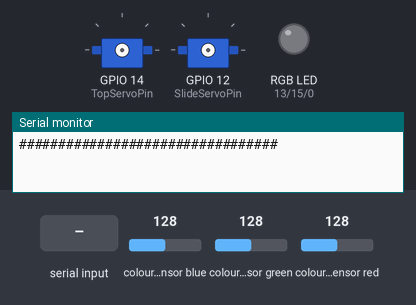
The sketch below on a simulated ESP8266 (NodeMCU). Shown: 2 × servo, an RGB LED mixed from three pins (HIGH = lit), the last lines printed to the serial monitor. The inputs (shaded band) are chosen by the test bench; at power-on: colour sensor blue 128, colour sensor green 128, colour sensor red 128.

Above: at 1.4 s.
1.5 s: "s\n" received over Serial
At 3.2 s:
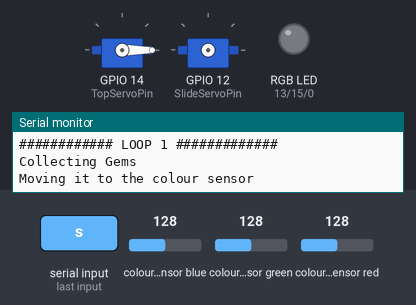
7.5 s: colour sensor blue set to 116
At 10.9 s:
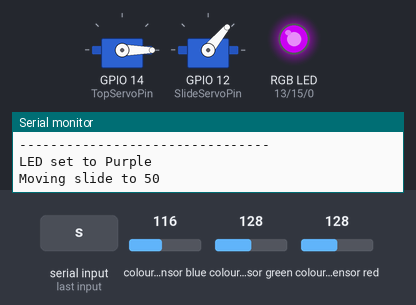
13.5 s: colour sensor green set to 136
At 19.4 s:
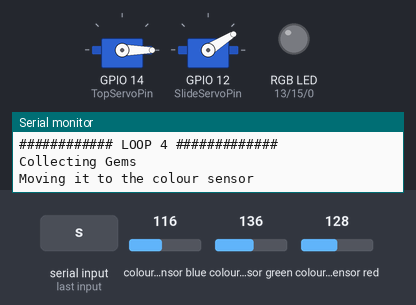
19.5 s: colour sensor red set to 205
22.5 s: colour sensor red set to 211
24.0 s: colour sensor blue set to 5
At 28.7 s:
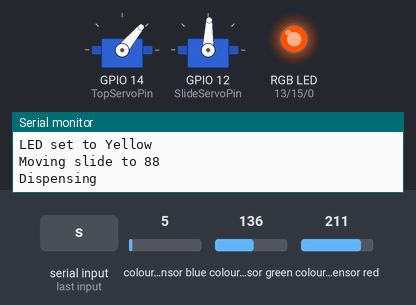
Timing chart, 0 to 30.7 s (numbered marks = the images above; inputs shaded):
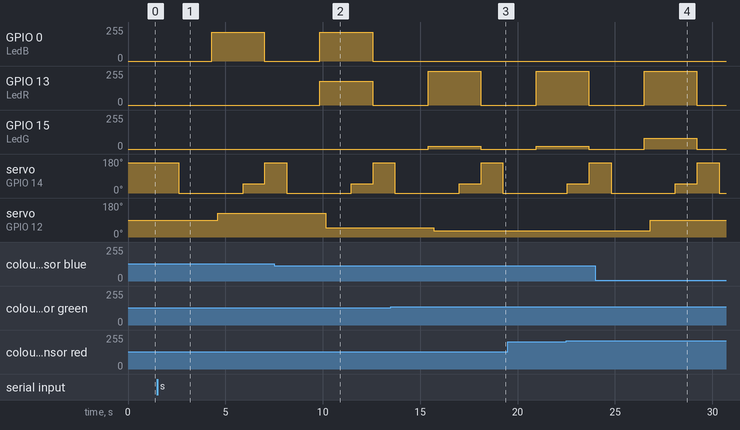

Measured:
- the behaviour switches between 121 and 120 on colour sensor blue (found by bisection; images 1 and 2)
- the behaviour switches between 131 and 132 on colour sensor green (found by bisection; images 2 and 3)
- after the input at 1.5 s, GPIO 0 (LedB): 0/255 → 216/255 after 2.8 s, → 0/255 2.7 s later; servo on GPIO 14 (TopServoPin): 160° → 0° after 1.1 s, → 50° 3.3 s later, → 160° 1.1 s later; servo on GPIO 12 (SlideServoPin): 90° → 126° after 3.1 s
- after the input at 7.5 s, GPIO 13 (LedR): 0/255 → 180/255 after 2.4 s, → 0/255 2.7 s later; servo on GPIO 12 (SlideServoPin): 126° → 50° after 2.7 s
- after the input at 13.5 s, GPIO 0 (LedB): stays 0/255 (without the input it goes to 216/255 after 1.9 s); GPIO 15 (LedG): 0/255 → 22/255 after 1.9 s, → 0/255 2.7 s later; servo on GPIO 12 (SlideServoPin): 50° → 32° after 2.2 s
- after the input at 24.0 s, GPIO 15 (LedG): 0/255 → 82/255 after 2.5 s, → 0/255 2.7 s later; servo on GPIO 12 (SlideServoPin): 32° → 88° after 2.8 s

The sketch:

sorter_rgb_led.ino
```cpp
//************* HEADER FILES *****************
#include <Adafruit_TCS34725.h>
#include <Servo.h>
#include <Wire.h>
//********************************************

//*************** PIN SETUP ******************
// I2C colour sensor pins
#define SDA_PIN 5 // D1 - Blue
#define SCL_PIN 4 // D2 - Green
// Servo pins
#define TopServoPin 14   // D5 - Yellow
#define SlideServoPin 12 // D6 - Purple
// Led Pins
#define LedR 13 // D7
#define LedG 15 // D8
#define LedB 0  // D3
//********************************************

//************* TUNING PARAMETERS ************
// LED output channel balance (tune to match your specific LED hardware)
// Red and Green LEDs naturally have lower forward voltages than Blue,
// making them much brighter at 3.3V. This scales them down to match.
const float LED_SCALE_R = 1.00f;
const float LED_SCALE_G = 0.55f;
const float LED_SCALE_B = 0.85f;
//********************************************

//************* COLOUR STRUCT ****************
// Structure to store colour names, RGB values & slide angle
struct Color {
  const char *name;
  uint16_t r, g, b;
  int angle;
};
//********************************************

//************* COLOUR VALUES ****************
// Table to compare sensed colour values
Color colors[] = {{"Pink", 255, 148, 145, 146},  {"Blue", 144, 237, 255, 128},
                  {"Green", 199, 255, 111, 110}, {"Yellow", 255, 215, 81, 90},
                  {"Red", 255, 109, 91, 70},     {"Purple", 255, 156, 185, 52},
                  {"Orange", 255, 184, 145, 34}, {"Blank", 255, 171, 125, -1}};
//********************************************

//************* LED COLOUR STRUCT ************
// Structure to store LED display colour values
struct LedColor {
  const char *name;
  uint8_t r, g, b;
};
//********************************************

//*********** LED COLOUR VALUES **************
// Deep saturated colours for RGB LED display
LedColor ledColors[] = {{"Pink", 255, 0, 40},  {"Blue", 0, 0, 255},
                        {"Green", 0, 255, 0},  {"Yellow", 255, 150, 0},
                        {"Red", 255, 0, 0},    {"Purple", 180, 0, 255},
                        {"Orange", 255, 40, 0}};
//********************************************

//************ SERVO OFFSETS *****************
// Adjust these offsets to fine-tune servo alignment
short int TopServoOffset = 0;
short int SlideServoOffset = -2;
//********************************************

//************ TIMING PARAMETERS *************
int collectDelay = 800;
int moveDelay = 1000;
int dispenseDelay = 800;
int slideDelay = 1000;
int stepDelay = 300;
//********************************************

//************* INITIALISING *****************
// Top servo instance
Servo TopServo;
// Slide servo instance
Servo SlideServo;
// Colour sensor instance
Adafruit_TCS34725 tcs =
    Adafruit_TCS34725(TCS34725_INTEGRATIONTIME_300MS, TCS34725_GAIN_1X);
//********************************************

//****** CALCULATE COLOUR DISTANCE FN ********
float calculateDistance(uint16_t r1, uint16_t g1, uint16_t b1, uint16_t r2,
                        uint16_t g2, uint16_t b2) {
  return sqrt(sq((float)r2 - r1) + sq((float)g2 - g1) + sq((float)b2 - b1));
}
//********************************************

//************ COLLECT GEMS FN ***************
void CollectGems() {
  TopServo.attach(TopServoPin, 544, 2400);
  TopServo.write(160 + TopServoOffset);
  Serial.println("Collecting Gems");
  delay(collectDelay);
  TopServo.detach();
}
//********************************************

//********* MOVE GEMS TO SENSOR FN ***********
void MoveToColorSensor() {
  TopServo.attach(TopServoPin, 544, 2400);
  TopServo.write(TopServoOffset);
  Serial.println("Moving it to the colour sensor");
  delay(moveDelay);
  TopServo.detach();
}
//********************************************

//*********** DISPENSE GEMS FN ***************
void DispenseGems() {
  TopServo.attach(TopServoPin, 544, 2400);
  TopServo.write(50 + TopServoOffset);
  Serial.println("Dispensing");
  delay(dispenseDelay);
  TopServo.detach();
}
//********************************************

//************* SENSE COLOUR FN **************
// Senses the colour and returns the colour name
const char *SenseColour() {
  Serial.println("Sensing Colour");

  uint16_t r, g, b, c;

  // Reading color data from the sensor
  tcs.getRawData(&r, &g, &b, &c);

  // Check for I2C lockup / power brownout (sensor returns all 1s = 65535)
  if (r == 65535 && g == 65535 && b == 65535) {
    Serial.println("Sensor glitch detected! Re-initializing I2C...");
    tcs.begin();
    return "Blank"; // Return Blank on error
  }

  // Normalize RGB values (scale to 255 based on the highest value)
  uint16_t maxVal = max(r, max(g, b));
  uint16_t normR = (maxVal > 0) ? (r * 255 / maxVal) : 0;
  uint16_t normG = (maxVal > 0) ? (g * 255 / maxVal) : 0;
  uint16_t normB = (maxVal > 0) ? (b * 255 / maxVal) : 0;

  // Clamp normalized values to 0–255
  normR = min(normR, (uint16_t)255);
  normG = min(normG, (uint16_t)255);
  normB = min(normB, (uint16_t)255);

  // Determine the closest color
  float minDistance = 1e6; // Large number for initialization
  const char *closestColor = "Unknown";
  int colorAngle = -1; // Default value if no match found

  for (const Color &color : colors) {
    float distance =
        calculateDistance(normR, normG, normB, color.r, color.g, color.b);
    if (distance < minDistance) {
      minDistance = distance;
      closestColor = color.name;
      colorAngle = color.angle;
    }
  }
  Serial.println("--------------------------------");
  Serial.print("Red: ");
  Serial.print(normR);
  Serial.print(" Green: ");
  Serial.print(normG);
  Serial.print(" Blue: ");
  Serial.println(normB);

  // Print the closest color
  if (colorAngle >= 0) {
    Serial.print("Colour is ");
    Serial.println(closestColor);
    Serial.println("--------------------------------");
  } else {
    Serial.println("--------------------------------");
    Serial.println("No candy detected!");
  }

  return closestColor; // Return the colour name
}
//********************************************

//******* GET COLOUR ANGLE FN ****************
// Returns the slide angle for a given colour name
int GetColorAngle(const char *colorName) {
  for (Color color : colors) {
    if (strcmp(color.name, colorName) == 0) {
      return color.angle;
    }
  }
  return -1;
}
//********************************************

//******** MOVE SLIDE TO ANGLE FN ************
void MoveSlideTo(int angle) {
  if (angle >= 0) {
    SlideServo.attach(SlideServoPin, 544, 2400);
    Serial.print("Moving slide to ");
    Serial.println(angle + SlideServoOffset);
    SlideServo.write(angle + SlideServoOffset);
    delay(slideDelay);
    SlideServo.detach();
  }
}
//********************************************

//*********** CALIBRATE SERVOS FN ************
void CalibrateServos() {
  Serial.println("######## Calibrate Servos #######");

  Serial.print("Moving top servo to 60° + ");
  Serial.print(TopServoOffset);
  Serial.println("° offset");
  TopServo.attach(TopServoPin, 544, 2400);
  TopServo.write(40 + TopServoOffset);
  delay(500);
  TopServo.write(80 + TopServoOffset);
  delay(500);
  TopServo.write(60 + TopServoOffset);
  delay(500);

  Serial.print("Moving slide servo to 90° + ");
  Serial.print(SlideServoOffset);
  Serial.println("° offset");
  SlideServo.attach(SlideServoPin, 544, 2400);
  SlideServo.write(70 + SlideServoOffset);
  delay(500);
  SlideServo.write(110 + SlideServoOffset);
  delay(500);
  SlideServo.write(90 + SlideServoOffset);

  delay(3000);
  SlideServo.detach();
  TopServo.detach();

  Serial.println("Servo calibration complete!");
  Serial.println("#################################");
  Serial.println(" ");
  Serial.println(" ");
}
//********************************************

//************** PRINT MENU FN ***************
void PrintMenu() {
  Serial.println("############# Menu ##############");
  Serial.println("Press 'S' to start sorting");
  Serial.println("Press 'C' to calibrate the servos");
  Serial.println("Press 'R' to read the colour");
  Serial.println("#################################");
  Serial.println(" ");
  Serial.println(" ");
}
//********************************************

//****************** SET LED FN **************
// Writes a colour to the RGB LED via PWM.
// analogWriteRange(255) is called in setup(), so r/g/b map directly.
// LED_SCALE constants are applied here to balance hardware brightness.
void SetLED(uint8_t r, uint8_t g, uint8_t b) {
  uint8_t rScaled = (uint8_t)min(r * LED_SCALE_R, 255.0f);
  uint8_t gScaled = (uint8_t)min(g * LED_SCALE_G, 255.0f);
  uint8_t bScaled = (uint8_t)min(b * LED_SCALE_B, 255.0f);

  analogWrite(LedR, rScaled);
  analogWrite(LedG, gScaled);
  analogWrite(LedB, bScaled);
}
//********************************************

//************** SET LED COLOR ***************
// Accepts the colour name and drives the RGB LED
void SetLedTo(const char *colorName) {
  for (LedColor lc : ledColors) {
    if (strcmp(lc.name, colorName) == 0) {
      SetLED(lc.r, lc.g, lc.b);
      Serial.print("LED set to ");
      Serial.println(lc.name);
      return;
    }
  }
  // If no match found, turn off the LED
  ClearLed();
}
//********************************************

//**************** CLEAR LED *****************
// Turns off the RGB LED
void ClearLed() {
  SetLED(0, 0, 0);
  Serial.println("LED cleared");
}
//********************************************

//************ ANIMATE EMPTY LED *************
// Flashes LED red to indicate empty tray
void AnimateEmpty() {
  Serial.println("Flashing red!");
  for (int i = 0; i < 5; i++) {
    SetLED(255, 0, 0);
    delay(500);
    SetLED(0, 0, 0);
    delay(500);
  }
}
//********************************************

//************** SETUP FUNCTION **************
void setup() {

  //***************SERIAL SETUP **************
  // Starting serial communication
  Serial.begin(9600);
  Serial.println("\n");
  //******************************************

  //************** LED PIN SETUP **************
  // Setting LED pins as outputs
  analogWriteRange(255); // Lock PWM to 0–255 on all ESP8266 core versions
  pinMode(LedR, OUTPUT);
  pinMode(LedG, OUTPUT);
  pinMode(LedB, OUTPUT);
  SetLED(0, 0, 0);
  //******************************************

  //*********** COLOUR SENSOR SETUP **********
  Serial.println("###### Colour Sensor Setup ######");
  Wire.begin(SDA_PIN, SCL_PIN);

  if (tcs.begin()) {
    Serial.println("Colour sensor initialized!");
  } else {
    Serial.println("Error, check your connections!");
  }
  Serial.println("#################################");
  Serial.println(" ");
  Serial.println(" ");

  tcs.setInterrupt(false);
  //*****************************************

  // Menu
  PrintMenu();
}
//*******************************************

//************** LOOP FUNCTION **************
void loop() {
  if (Serial.available()) {
    String input = Serial.readStringUntil('\n');
    input.trim();

    if (input.equalsIgnoreCase("s")) {
      const char *colorName = "";
      int angle = 0;
      unsigned int count = 0;
      do {
        count++;
        Serial.print("############ LOOP ");
        Serial.print(count);
        Serial.println(" #############");
        CollectGems();
        delay(stepDelay);
        MoveToColorSensor();
        delay(stepDelay);
        colorName = SenseColour();
        angle = GetColorAngle(colorName);
        delay(stepDelay);
        SetLedTo(colorName);
        delay(stepDelay);
        MoveSlideTo(angle);
        delay(stepDelay);
        DispenseGems();
        delay(stepDelay);
        ClearLed();
        Serial.println("#################################");
        Serial.println(" ");
        Serial.println(" ");
      } while (angle >= 0);

      AnimateEmpty();
      ClearLed();

      Serial.println("############ Result #############");
      Serial.print("Number of gems sorted : ");
      Serial.println(count - 1);
      Serial.println("#################################");
      Serial.println(" ");
      Serial.println(" ");
      PrintMenu();
    } else if (input.equalsIgnoreCase("c")) {
      CalibrateServos();
      PrintMenu();
    } else if (input.equalsIgnoreCase("r")) {
      const char *colorName = SenseColour();
      SetLedTo(colorName);
      delay(3000);
      ClearLed();
    }
  }
}
//*******************************************
```
